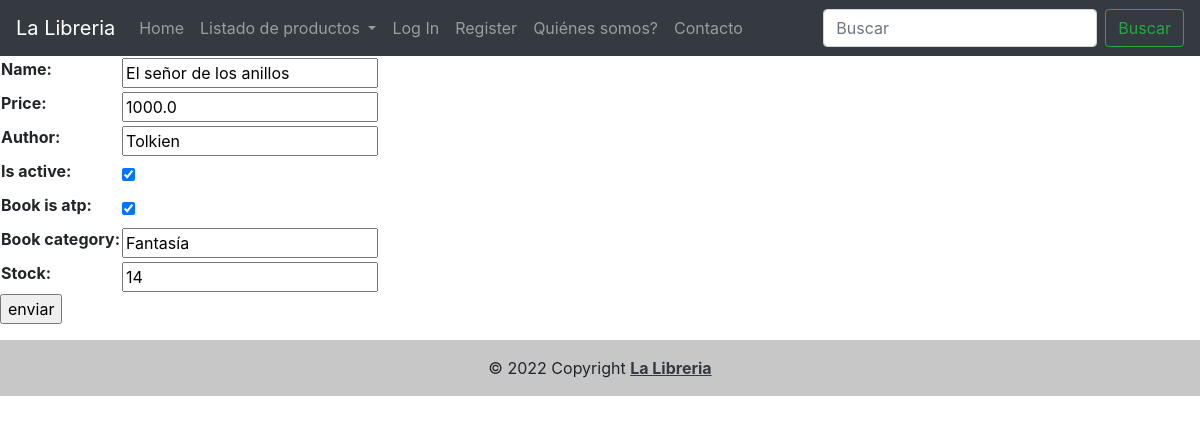
The app's page /productos/update_product/2/ with its own data.
### libreria/models.py (models this page shows, shortened)
class Books(models.Model):
    name = models.CharField(max_length=50)
    price = models.FloatField()
    author = models.CharField(max_length=200, null=True, blank=True)
    is_active = models.BooleanField(default=True)
    book_is_atp = models.BooleanField(default=True)
    book_category = models.CharField(max_length=50)
    stock = models.IntegerField()
    class Meta:
        verbose_name = 'Libro'
        verbose_name_plural = 'Libros'

### libreria/views.py (the view)
# urls.py: path('productos/update_product/<int:pk>/', update_product, name="update_product"),
def update_product(request, pk):
    if request.method == 'POST':
        form = Formulario_Books(request.POST)
        if form.is_valid():
            book =Books.objects.get(id=pk)
            book.name = form.cleaned_data['name']
            book.price = form.cleaned_data['price']
            book.author = form.cleaned_data['author']
            book.is_active = form.cleaned_data['is_active']
            book.book_is_atp = form.cleaned_data['book_is_atp']
            book.book_category = form.cleaned_data['book_category']
            book.stock = form.cleaned_data['stock']
            book.save()
            return redirect(list_prod)
    elif request.method == 'GET':
        book = Books.objects.get(id=pk)
        form = Formulario_Books(initial={'name':book.name,
                                        'price':book.price,
                                        'author':book.author,
                                        'is_active':book.is_active,
                                        'book_is_atp':book.book_is_atp,
                                        'book_category':book.book_category,
                                        'stock':book.stock})
        context = {'form': form}
        return render(request, 'productos/update_product.html', context = context)

### libreria/forms.py
class Formulario_Books(forms.Form):
    name = forms.CharField(max_length=50)
    price = forms.FloatField()
    author = forms.CharField(max_length=200)
    is_active = forms.BooleanField()
    book_is_atp = forms.BooleanField()
    book_category = forms.CharField(max_length=50)
    stock = forms.IntegerField()

### templates/productos/update_product.html (shortened to what this page needs)
{%extends 'base.html'%}
{%block contenidoQueCambia%}
<form action="" method="POST">
    <table>
        {{form.as_table}}
    </table>
    <p><input type="submit" value="enviar"></p>
</form>
{% endblock %}

### records on screen
Books: name "El señor de los anillos", price "1000.0", author "Tolkien", is_active "☑", book_is_atp "☑", book_category "Fantasía", stock "14"
